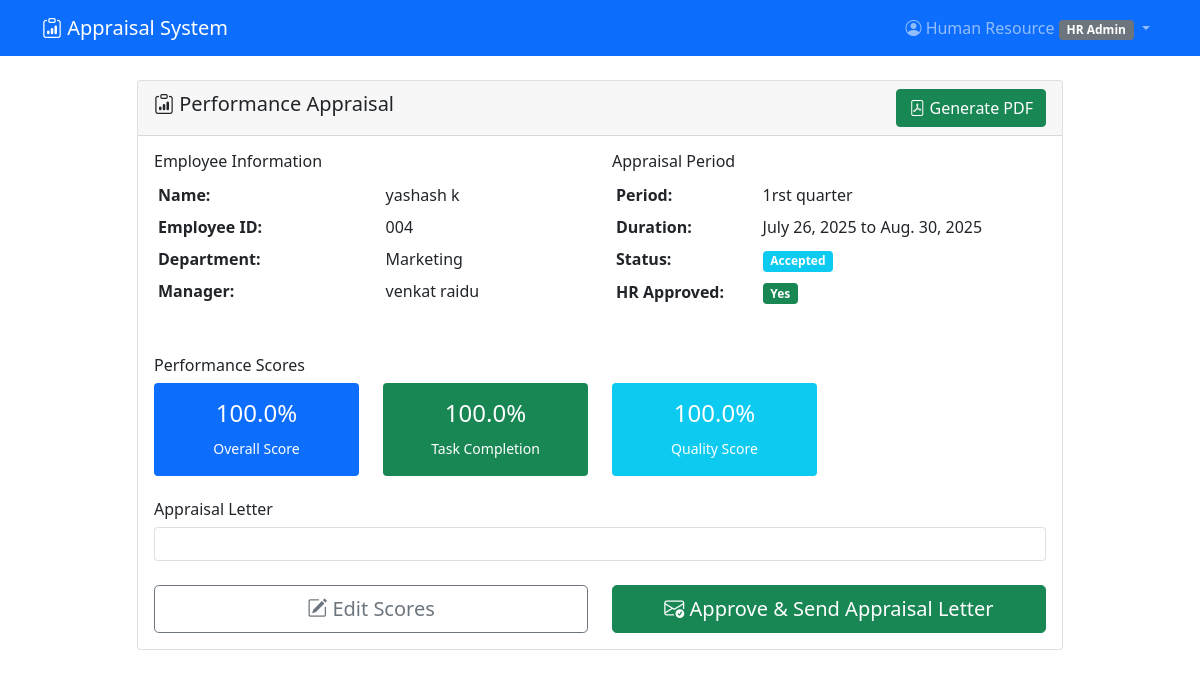
The page /appraisals/appraisal/1/ (signed in) on the database its author committed.
### accounts/models.py (models this page shows, shortened)
class CustomUser(AbstractUser):
    ROLE_CHOICES = [
        ('employee', 'Employee'),
        ('team_leader', 'Team Leader'),
        ('manager', 'Manager'),
        ('hr_admin', 'HR Admin'),
    ]
    role = models.CharField(max_length=20, choices=ROLE_CHOICES, default='employee')
    department = models.ForeignKey(Department, on_delete=models.CASCADE, null=True, blank=True)
    employee_id = models.CharField(max_length=20, unique=True, null=True, blank=True)
    phone = models.CharField(max_length=15, blank=True)
    hire_date = models.DateField(null=True, blank=True)
    manager = models.ForeignKey('self', on_delete=models.SET_NULL, null=True, blank=True)

class Department(models.Model):
    name = models.CharField(max_length=100)
    description = models.TextField(blank=True)
    created_at = models.DateTimeField(auto_now_add=True)

### appraisals/models.py (models this page shows, shortened)
class Appraisal(models.Model):
    STATUS_CHOICES = [
        ('draft', 'Draft'),
        ('submitted', 'Submitted'),
        ('approved', 'Approved'),
        ('rejected', 'Rejected'),
        ('negotiation', 'Under Negotiation'),
        ('accepted', 'Accepted'),
    ]
    employee = models.ForeignKey(User, on_delete=models.CASCADE, related_name='appraisals')
    period = models.ForeignKey(AppraisalPeriod, on_delete=models.CASCADE)
    manager = models.ForeignKey(User, on_delete=models.CASCADE, related_name='managed_appraisals')
    overall_percentage = models.FloatField(validators=[MinValueValidator(0), MaxValueValidator(100)])
    task_completion_score = models.FloatField(default=0)
    quality_score = models.FloatField(default=0)
    timeliness_score = models.FloatField(default=0)
    status = models.CharField(max_length=15, choices=STATUS_CHOICES, default='draft')
    final_remarks = models.TextField()
    hr_approved = models.BooleanField(default=False)
    hr_approved_by = models.ForeignKey(User, on_delete=models.SET_NULL, null=True, blank=True, related_name='hr_approvals')
    created_at = models.DateTimeField(auto_now_add=True)
    updated_at = models.DateTimeField(auto_now=True)

class AppraisalPeriod(models.Model):
    title = models.CharField(max_length=100)
    start_date = models.DateField()
    end_date = models.DateField()
    is_active = models.BooleanField(default=True)
    created_by = models.ForeignKey(User, on_delete=models.CASCADE)

### appraisals/views.py (the view)
# urls.py: path('appraisal/<int:appraisal_id>/', views.view_appraisal, name='view_appraisal'),
@login_required
def view_appraisal(request, appraisal_id):
    appraisal = get_object_or_404(Appraisal, id=appraisal_id)
    if not (request.user == appraisal.employee or
            request.user == appraisal.manager or
            request.user.role == 'hr_admin'):
        messages.error(request, 'You do not have permission to view this appraisal.')
        return redirect('dashboard')
    context = {
        'appraisal': appraisal,
        'ratings': PerformanceRating.objects.filter(employee=appraisal.employee),
    }
    return render(request, 'appraisals/view_appraisal.html', context)

### templates/appraisals/view_appraisal.html (shortened to what this page needs)
{% extends 'base.html' %}
{% block content %}
<div class="row">
    <div class="col-md-10 mx-auto">
        <div class="card">
            <div class="card-header d-flex justify-content-between align-items-center">
                <h5><i class="bi bi-clipboard-data"></i> Performance Appraisal</h5>
                {% if user.role == 'hr_admin' %}
                    <a href="{% url 'generate_appraisal_pdf' appraisal.id %}" class="btn btn-success">
                        <i class="bi bi-file-pdf"></i> Generate PDF
                    </a>
                {% endif %}
            </div>
            <div class="card-body">
                <div class="row mb-4">
                    <div class="col-md-6">
                        <h6>Employee Information</h6>
                        <table class="table table-borderless table-sm">
                            <tr>
                                <td><strong>Name:</strong></td>
                                <td>{{ appraisal.employee.get_full_name }}</td>
                            </tr>
                            <tr>
                                <td><strong>Employee ID:</strong></td>
                                <td>{{ appraisal.employee.employee_id|default:"--" }}</td>
                            </tr>
                            <tr>
                                <td><strong>Department:</strong></td>
                                <td>{{ appraisal.employee.department.name|default:"--" }}</td>
                            </tr>
                            <tr>
                                <td><strong>Manager:</strong></td>
                                <td>{{ appraisal.manager.get_full_name }}</td>
                            </tr>
                        </table>
                    </div>
                    <div class="col-md-6">
                        <h6>Appraisal Period</h6>
                        <table class="table table-borderless table-sm">
                            <tr>
                                <td><strong>Period:</strong></td>
                                <td>{{ appraisal.period.title }}</td>
                            </tr>
                            <tr>
                                <td><strong>Duration:</strong></td>
                                <td>{{ appraisal.period.start_date }} to {{ appraisal.period.end_date }}</td>
                            </tr>
                            <tr>
                                <td><strong>Status:</strong></td>
                                <td>
                                    <span class="badge bg-{% if appraisal.status == 'approved' %}success{% elif appraisal.status == 'negotiation' %}warning{% else %}info{% endif %}">
                                        {{ appraisal.get_status_display }}
                                    </span>
                                </td>
                            </tr>
                            <tr>
                                <td><strong>HR Approved:</strong></td>
                                <td>
                                    {% if appraisal.hr_approved %}
                                        <span class="badge bg-success">Yes</span>
                                    {% else %}
                                        <span class="badge bg-warning">Pending</span>
                                    {% endif %}
                                </td>
                            </tr>
                            <tr>
                                <td colspan="2">
                                </td>
                            </tr>
                        </table>
                    </div>
                </div>
                <div class="row mb-4">
                    <div class="col-md-12">
                        <h6>Performance Scores</h6>
                        <div class="row text-center">
                            <div class="col-md-3">
                                <div class="bg-primary text-white p-3 rounded">
                                    <h4>{{ appraisal.overall_percentage|floatformat:1 }}%</h4>
                                    <small>Overall Score</small>
                                </div>
                            </div>
                            <div class="col-md-3">
                                <div class="bg-success text-white p-3 rounded">
                                    <h4>{{ appraisal.task_completion_score|floatformat:1 }}%</h4>
                                    <small>Task Completion</small>
                                </div>
                            </div>
                            <div class="col-md-3">
                                <div class="bg-info text-white p-3 rounded">
                                    <h4>{{ appraisal.quality_score|floatformat:1 }}%</h4>
                                    <small>Quality Score</small>
                                </div>
                            </div>
                        </div>
                    </div>
                </div>
                <div class="row mb-4">
                    <div class="col-md-12">
                        <h6>Appraisal Letter</h6>
                        <div class="card">
                            <div class="card-body">
                            </div>
                        </div>
                    </div>
                </div>
                {% if user.role == 'hr_admin' %}
                    <div class="row mt-4">
                        <div class="col-md-6">
                            <div class="d-grid">
                                <a href="{% url 'edit_appraisal_scores' appraisal.id %}" class="btn btn-outline-secondary btn-lg">
                                    <i class="bi bi-pencil-square"></i> Edit Scores
                                </a>
                            </div>
                        </div>
                        <div class="col-md-6">
                            <div class="d-grid">
                                <a href="{% url 'approve_appraisal' appraisal.id %}" class="btn btn-success btn-lg">
                                    <i class="bi bi-envelope-check"></i> Approve & Send Appraisal Letter
                                </a>
                            </div>
                        </div>
                    </div>
                {% endif %}
            </div>
        </div>
    </div>
</div>
{% endblock %}

### templates/base.html (shortened to what this page needs)
<!DOCTYPE html>
<html lang="en">
<head>
    <link href="https://cdn.jsdelivr.net/npm/bootstrap@5.1.3/dist/css/bootstrap.min.css" rel="stylesheet">
    <link href="https://cdn.jsdelivr.net/npm/bootstrap-icons@1.7.2/font/bootstrap-icons.css" rel="stylesheet">
</head>
<body>
    <nav class="navbar navbar-expand-lg navbar-dark bg-primary">
        <div class="container">
            <a class="navbar-brand" href="{% url 'dashboard' %}">
                <i class="bi bi-clipboard-data"></i> Appraisal System
            </a>
            {% if user.is_authenticated %}
            <div class="navbar-nav ms-auto">
                <div class="nav-item dropdown">
                    <a class="nav-link dropdown-toggle" href="#" data-bs-toggle="dropdown">
                        <i class="bi bi-person-circle"></i> {{ user.get_full_name|default:user.username }}
                        <span class="badge bg-secondary">{{ user.get_role_display }}</span>
                    </a>
                </div>
            </div>
            {% endif %}
        </div>
    </nav>
    <main class="container mt-4">
        {% block content %}{% endblock %}
    </main>
</body>
</html>

### rows shown on the page
CustomUser: get_full_name "Human Resource", role "HR Admin"
Appraisal: employee.get_full_name "yashash k", employee.employee_id "004", employee.department.name "Marketing", manager.get_full_name "venkat raidu", period "1rst quarter", period.start_date "July 26, 2025", period.end_date "Aug. 30, 2025", status "Accepted", overall_percentage "100.0", task_completion_score "100.0", quality_score "100.0"
